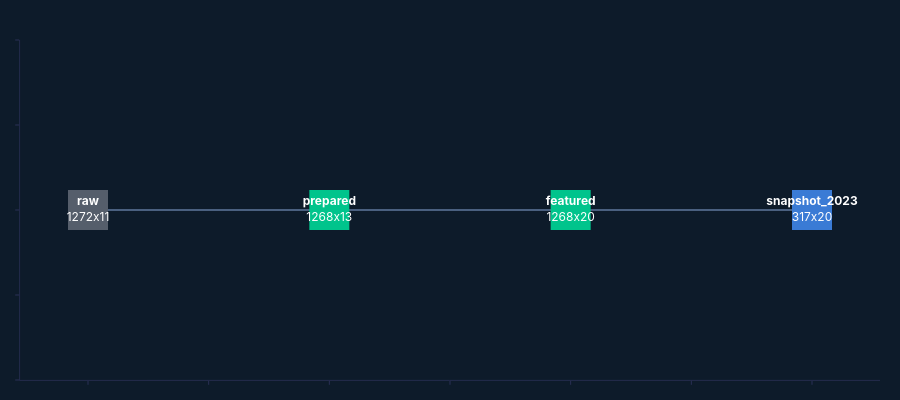

The cell this chart's notebook holds for it:
### Markdown cell above
## 2. Pipeline + Local Data Warehouse

以 **`g.pipe().run()`** 建立多 stage 資料血緣；各 stage 登記至 **`g.frames`**。結束時以 **`g.warehouse.persist()`** 寫入 local medallion warehouse（parquet + manifest）。

設計決策與 sklearn 版一致：比例 0–1/0–100 統一、建立 `entity_path`、2023 橫截面快照、衍生 HHI / diversity 指標。

### Code cell
import pandas as pd
import numpy as np


def prep_entities(df):
    out = df.copy()
    demo = out[DEMO_COLS].apply(pd.to_numeric, errors="coerce")
    needs_scale = demo.gt(1).any(axis=1)
    scaled = demo.copy()
    scaled.loc[needs_scale] = demo.loc[needs_scale] / 100.0
    out[DEMO_COLS] = scaled

    def finest_label(row):
        for col in ["industry", "industry_group", "subsector", "sector"]:
            val = row.get(col)
            if pd.notna(val) and str(val).strip():
                return str(val).strip()
        return "Unknown"

    def hierarchy_path(row):
        parts = []
        for col in ["sector", "subsector", "industry_group", "industry"]:
            val = row.get(col)
            parts.append(str(val).strip() if pd.notna(val) and str(val).strip() else "")
        return " > ".join(parts)

    out["entity_label"] = out.apply(finest_label, axis=1)
    out["entity_path"] = out.apply(hierarchy_path, axis=1)
    out["total_employed_in_thousands"] = pd.to_numeric(
        out["total_employed_in_thousands"], errors="coerce"
    )
    out = out[~out["entity_label"].str.contains("Total, 16 years", na=False)].copy()
    out["year"] = pd.to_numeric(out["year"], errors="coerce").astype("Int64")
    return out


def add_derived_metrics(df):
    out = df.copy()
    race = out[RACE_COLS].astype(float)
    race_sum = race.sum(axis=1).replace(0, np.nan)
    race_norm = race.div(race_sum, axis=0)
    out["gender_imbalance"] = (out["percent_women"] - 0.5).abs()
    out["race_hhi"] = (race_norm ** 2).sum(axis=1)
    out["race_diversity"] = 1 - out["race_hhi"]
    for col in RACE_COLS:
        out[f"{col}_norm"] = race_norm[col]
    return out


def snapshot_2023(df):
    latest = df[df["year"] == df["year"].max()].copy()
    return latest.drop_duplicates(subset="entity_path").copy()


(g.pipe("prepared", prep_entities)
   .pipe("featured", add_derived_metrics)
   .pipe("snapshot_2023", snapshot_2023)
   .run(from_stage="raw"))

g.use("snapshot_2023")
print(f"2023 分析快照：{len(g.df):,} 個實體")
display(g.frames_summary())
g.visualize()

### Figure 1 — Plotly figure (JSON) as saved in the notebook; plotly's stock layout.template omitted (floating-point values rounded to 4 significant figures)
{"data": [{"hoverinfo": "none", "line": {"color": "#4A6080", "width": 2}, "mode": "lines", "showlegend": false, "type": "scatter", "x": [0, 1, null], "y": [0, 0, null]}, {"hoverinfo": "none", "line": {"color": "#4A6080", "width": 2}, "mode": "lines", "showlegend": false, "type": "scatter", "x": [1, 2, null], "y": [0, 0, null]}, {"hoverinfo": "none", "line": {"color": "#4A6080", "width": 2}, "mode": "lines", "showlegend": false, "type": "scatter", "x": [2, 3, null], "y": [0, 0, null]}, {"hoverinfo": "text", "hovertext": ["<b>raw</b><br>shape: 1272x11<br>parent: root<br>source: internal", "<b>prepared</b><br>shape: 1268x13<br>parent: raw<br>source: pipe<br>rows_diff: -4<br>cols_added: 2", "<b>featured</b><br>shape: 1268x20<br>parent: prepared<br>source: pipe<br>rows_diff: +0<br>cols_added: 7", "<b>snapshot_2023</b><br>shape: 317x20<br>parent: featured<br>source: pipe<br>rows_diff: -951"], "marker": {"color": ["#555E6B", "#00C48C", "#00C48C", "#3A7BD5"], "size": 40, "symbol": "square"}, "mode": "markers+text", "showlegend": false, "text": ["<b>raw</b><br>1272x11", "<b>prepared</b><br>1268x13", "<b>featured</b><br>1268x20", "<b>snapshot_2023</b><br>317x20"], "textposition": "middle center", "type": "scatter", "x": [0, 1, 2, 3], "y": [0, 0, 0, 0]}], "layout": {"font": {"color": "#FFFFFF"}, "height": 400, "margin": {"b": 20, "l": 20, "r": 20, "t": 40}, "paper_bgcolor": "#0D1B2A", "plot_bgcolor": "#0D1B2A", "xaxis": {"showgrid": false, "showticklabels": false, "zeroline": false}, "yaxis": {"showgrid": false, "showticklabels": false, "zeroline": false}}}
